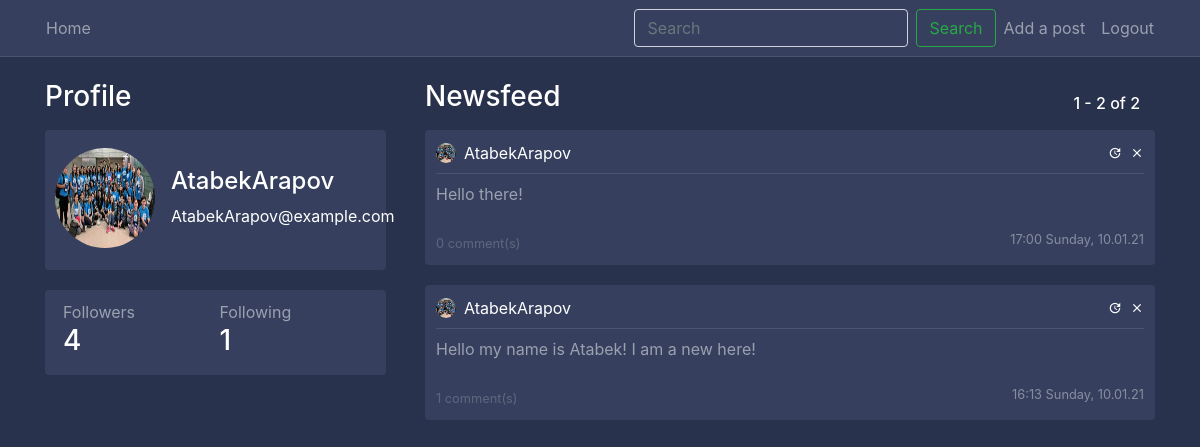
The page /user/AtabekArapov (signed in) on the database its author committed.
### users/models.py (models this page shows, shortened)
class Profile(models.Model):
    user = models.OneToOneField(User, on_delete=models.CASCADE)
    image = models.ImageField(default='default.jpg', upload_to='profile_pics')
    location = models.CharField(max_length=220, null=True, blank=True)
    bio = models.TextField(blank=True, null=True)
    date = models.DateTimeField(auto_now_add=True)
    updated = models.DateTimeField(auto_now=True)
    followers = models.ManyToManyField(User, related_name='following', blank=True)
    @property
    def followers(self):
        return Follow.objects.filter(follow_user=self.user).count()
    @property
    def following(self):
        return Follow.objects.filter(user=self.user).count()

### blog/models.py (models this page shows, shortened)
class Post(models.Model):
    content = models.TextField(max_length=1000000)
    date_posted = models.DateTimeField(default=timezone.now)
    author = models.ForeignKey(User, on_delete=models.CASCADE)
    @property
    def number_of_comments(self):
        return Comment.objects.filter(post_connected=self).count()

### blog/views.py (the view, shortened to what this page needs)
# urls.py: path('user/<str:username>', UserPostListView.as_view(), name='user-posts'),
class UserPostListView(LoginRequiredMixin, ListView):
    model = Post
    template_name = 'blog/user_posts.html'
    context_object_name = 'posts'
    paginate_by = 5
    def visible_user(self):
        return get_object_or_404(User, username=self.kwargs.get('username'))
    def get_context_data(self, **kwargs):
        visible_user = self.visible_user()
        logged_user = self.request.user
        print(logged_user.username == '', file=sys.stderr)
        if logged_user.username == '' or logged_user is None:
            can_follow = False
        else:
            can_follow = (Follow.objects.filter(user=logged_user,
                                                follow_user=visible_user).count() == 0)
        data = super().get_context_data(**kwargs)
        data['user_profile'] = visible_user
        data['can_follow'] = can_follow
        return data
    def get_queryset(self):
        user = self.visible_user()
        return Post.objects.filter(author=user).order_by('-date_posted')

### blog/templates/blog/user_posts.html
{% extends "blog/home.html" %}

### blog/templates/blog/home.html (shortened to what this page needs)
{% extends "blog/base.html" %}
{% block content %}
    <div class="row">
        <div class="col-12 col-md-4 pr-4">
            <h3 class="white-important mb-3">
                Profile
            </h3>
            <article class="media content-section" style="height: 140px">
                {%  if user_profile != None %}
                    <div class="mt-2 d-flex full-width align-items-center">
                        <img
                           class="rounded-circle mr-3"
                           style="width: 100px; height: 100px;"
                           src="{{ user_profile.profile.image.url }}">
                        <div>
                            <h4 style="text-align: left"
                                    class="white-important">
                                {{ user_profile.username }}
                            </h4>
                            <div style="text-align: left"
                                    class="white-important">
                                {{ user_profile.email }}
                            </div>
                        </div>
                    </div>
                {%  endif %}
            </article>
            <article class="media content-section">
                <div class="row full-width pl-2">
                    <div class="col-6">
                            Followers
                    </div>
                    <div class="col-6">
                            Following
                    </div>
                    {%  if user_profile != None %}
                        <div class="col-6">
                            <h3 class="white-important follow-click">
                                <a href="{% url 'user-followers' user_profile.username %}">
                                    {{ user_profile.profile.followers }}
                                </a>
                            </h3>
                        </div>
                         <div class="col-6">
                            <a href="{% url 'user-follows' user_profile.username %}">
                                <h3 class="white-important follow-click">
                                    {{ user_profile.profile.following }}
                                </h3>
                            </a>
                        </div>
                    {%  endif %}
                </div>
            </article>
        </div>
        <div class="col-12 col-md-8">
            <div class="full-width row">
                <div class="col-6">
                    <h3 class="white-important mb-3">
                        Newsfeed
                    </h3>
                </div>
                 <div class="col-6 no-padding">
                    <h6
                            style="position: absolute; bottom: 0; right: 0"
                            class="white-important mb-3">
                        {{ page_obj.start_index }} - {{ page_obj.end_index }} of
                        {{ paginator.count }}
                    </h6>
                </div>
            </div>
            {% for post in posts %}
                <article class="media content-section hovered-tweet">
                <div style="width: 100%; word-break: break-all;">
                    <div class="pb-2 row m-0" style="width: 100%; margin-right: 0 !important;">
                       <div
                               style="padding-left: 0px !important;"
                               class="col-8 no-padding d-flex align-items-center">
                           <img
                               class="rounded-circle mr-2"
                               style="width: 20px; height: 20px;"
                               src="{{ post.author.profile.image.url }}">
                           <a class="mr-2 white-important" href="{% url 'user-posts' post.author %}">
                               {{ post.author }}
                           </a>
                       </div>
                       <div class="col-4 d-flex flex-row-reverse no-padding align-items-center"
                            style="padding-right: 0 !important;">
                           {% if post.author == user %}
                                <a class="material-icons ml-2"
                                   style="font-size: 14px"
                                        href="{% url 'post-delete' post.id %}">clear</a>
                                <a class="material-icons ml-2"
                                   style="font-size: 14px"
                                        href="{% url 'post-update' post.id %}">update</a>
                            {%  endif %}
                       </div>
                   </div>
                    <div
                            class="mb-2"
                            style="width: 100%; height: 1px; background-color: rgba(255, 255, 255, 0.1)"></div>
                    <a
                            style="color: rgba(255, 255, 255, 0.5) !important;"
                            href="{% url 'post-detail' post.id %}">
                        <p class="mb-4">
                            {{ post.content }}
                        </p>
                        <div class="row">
                            <div class="col-6">
                                <small style="opacity: 0.4;">
                                    {{ post.number_of_comments }} comment(s)
                                </small>
                            </div>
                            <div class="col-6">
                                <small
                                        style="opacity: 0.4;"
                                    class="white-important d-flex full-width flex-row-reverse">
                                    {{ post.date_posted | date:"H:i l, d.m.y" }}
                                </small>
                            </div>
                        </div>
                    </a>
                </div>
                </article>
            {% endfor %}
        </div>
    </div>
{% endblock content %}

### blog/static/blog/main.css (style rules this page uses)
:root { --muted-color: rgba(255, 255, 255, 0.5); }
body { background: #28324c; color: var(--muted-color); margin-top: 5rem; }
h1, h2, h3, h4, h5, h6 { color: var(--muted-color); }
.content-section { background: #36405e; padding: 10px 10px; margin-bottom: 20px; }
.no-padding { padding: 0 !important; }
a { color: white; text-underline: none; text-decoration: none !important; }
article { border-radius: 4px; }
.white-important { color: white; }
.full-width { width: 100% }
.hovered-tweet { cursor: pointer; }
.hovered-tweet { border: 1px solid transparent; }

### rows shown on the page
Post: author.profile.image (picture), author "AtabekArapov", content "Hello there!", number_of_comments "0", date_posted "17:00 Sunday, 10.01.21"
Post: author.profile.image (picture), author "AtabekArapov", content "Hello my name is Atabek! I am a new here!", number_of_comments "1", date_posted "16:13 Sunday, 10.01.21"

### other values the page prints
{{ user_profile.username }} "AtabekArapov"
{{ user_profile.email }} "AtabekArapov@example.com"
{{ user_profile.profile.followers }} "4"
{{ user_profile.profile.following }} "1"
{{ page_obj.start_index }} "1"
{{ page_obj.end_index }} "2"
{{ paginator.count }} "2"
